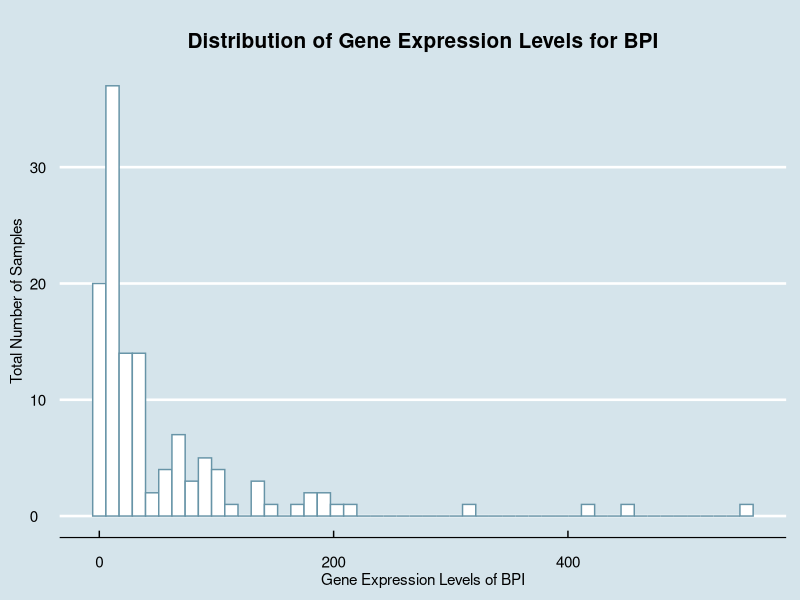
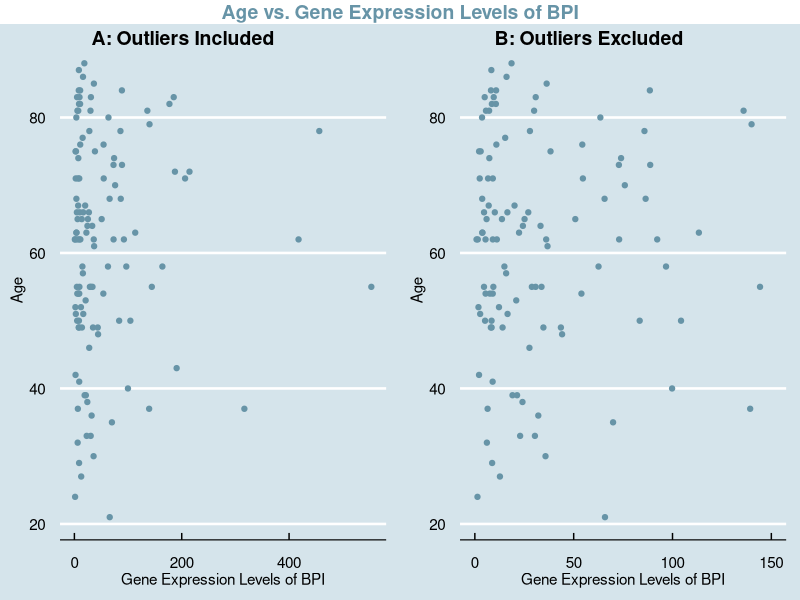
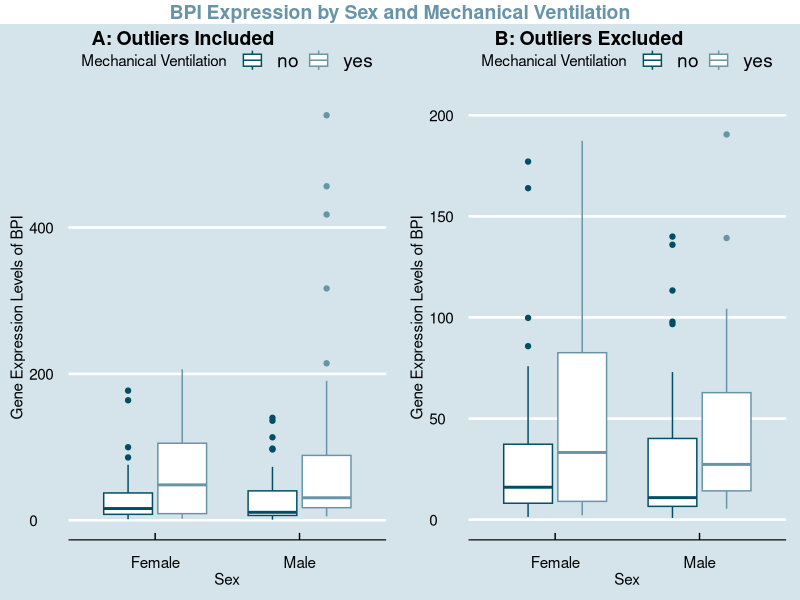
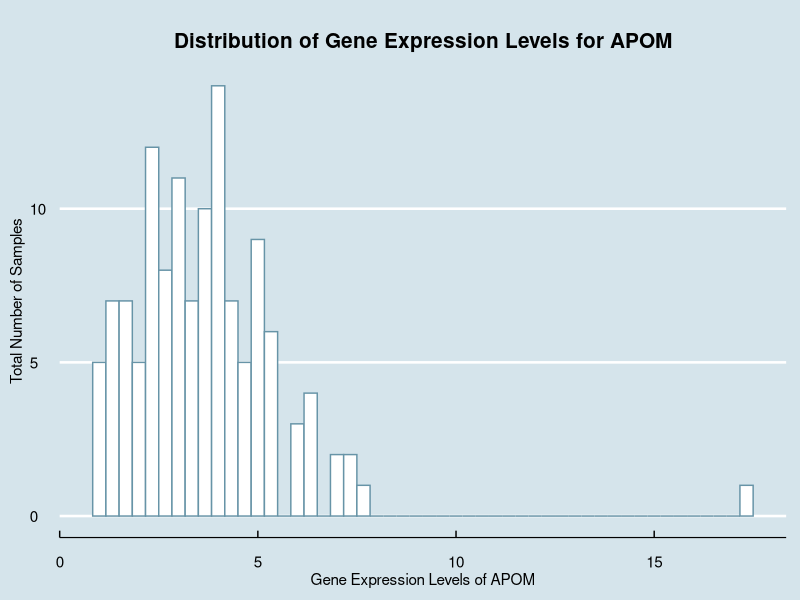
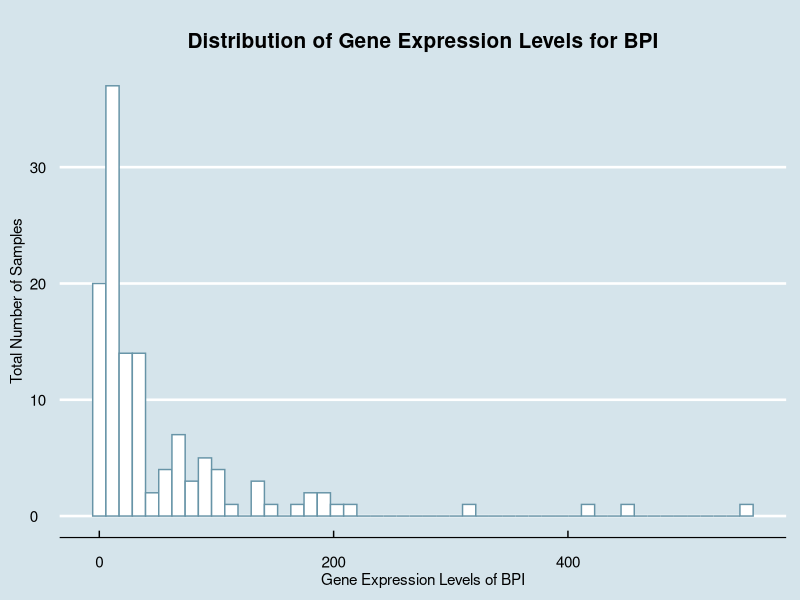
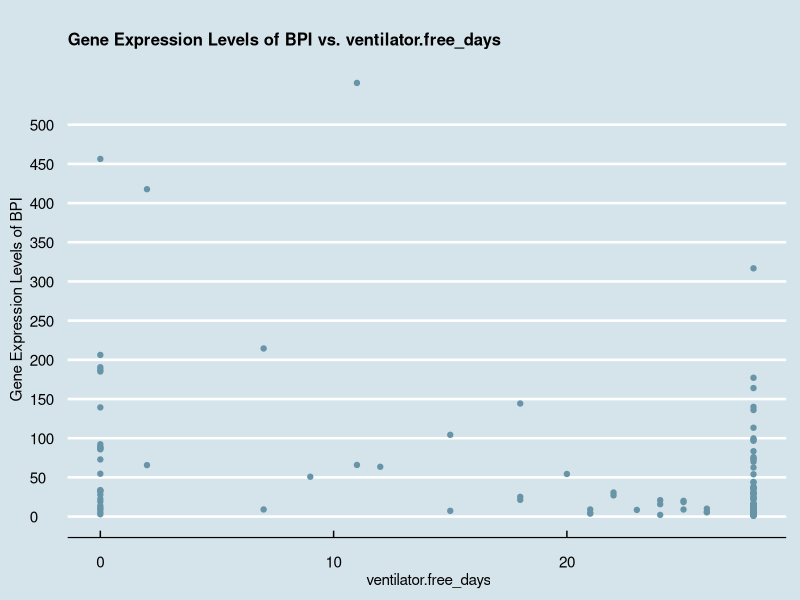
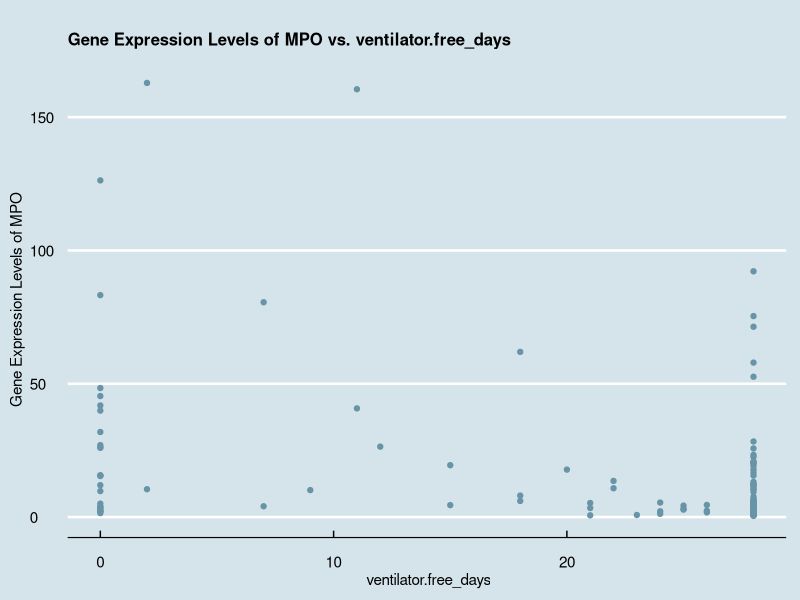
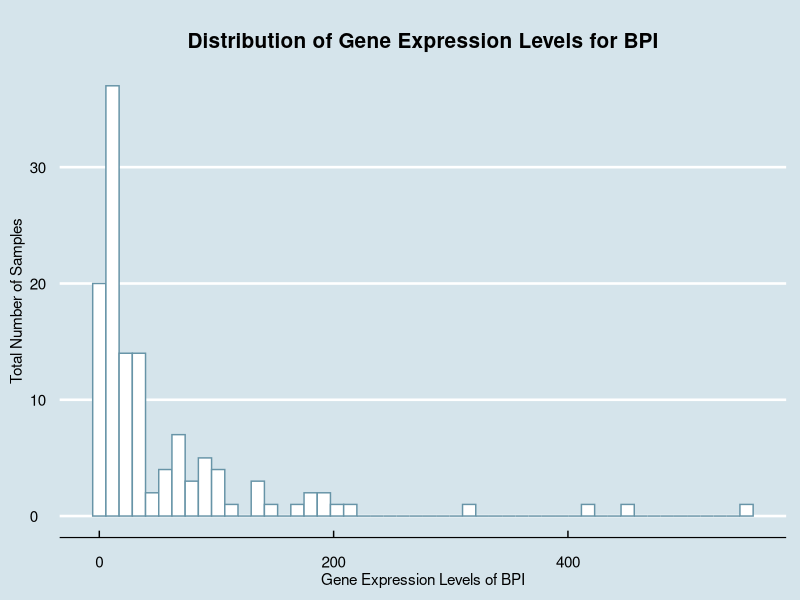

These figures' R source, in order:
## ---- chunk 1
knitr::opts_chunk$set(echo = TRUE)
library(ggplot2)
library(ggthemes)
library(ggpubr)
library(gridExtra)
library(dplyr)
## ---- chunk 2
metadata <- read.csv("QBS103_finalProject_metadata.csv", row.names = 1)
gene_exp <- read.csv("QBS103_finalProject_geneExpression.csv", row.names = 1)
## ---- chunk 3
#chosen gene: BPI - bactericidal permeability increasing protein - Plays a role in the immune response against bacterial infections, can kill the bacterial by targeting their cell membrane and can also increase permeability of cell membranes, encodes a lipopolysaccharide binding protein and helps with regulating inflammatory responses - information from https://www.ncbi.nlm.nih.gov/gene/671#summary

BPI <- gene_exp["BPI",]
BPI <- as.data.frame(t(BPI)) #transposes the matrix
metadata_BPI <- cbind(metadata, BPI) #creates one data frame with all BPI data
suppressWarnings(metadata_BPI$age <- as.integer(metadata_BPI$age))
## ---- chunk 4
#creates histogram of BPI

ggplot(metadata_BPI, aes(x = BPI)) + geom_histogram(color = "#6794a7", fill = "white", bins = 50) + 
  labs(x = "Gene Expression Levels of BPI", y = "Total Number of Samples", title = "Distribution of Gene Expression Levels for BPI") + 
  theme_economist() + 
  scale_fill_economist() + 
  theme(plot.title = element_text(size=15, face="bold", margin = margin(10, 0, 10, 0), hjust = (0.5)), axis.title.x = element_text(vjust=-0.40), axis.title.y= element_text(vjust=2 ))

# interpretation - shows the distribution of BPI gene expression in the samples. there are more studies with lower gene expression levels of BPI with a smaller amount of samples showing higher levels of expression levels. the majority of samples are seen below the threshold of 200.
## ---- chunk 5
#chosen continuous covariate: age

#creates scatterplot with BPI and age
suppressWarnings(scatter_outliers <- ggplot(metadata_BPI, aes(x = BPI, y = age)) + 
  geom_point(color = "#6794a7", fill = "white") + 
  labs(x = "Gene Expression Levels of BPI", y = "Age") + 
  theme_economist() + 
  scale_fill_economist() + 
  theme(plot.title = element_text(size=12, face="bold", margin = margin(10, 0, 10, 0)), axis.title.x = element_text(vjust=-0.40), axis.title.y= element_text(vjust=2)))

#creates scatterplot with BPI and age and sets x-axis range from 0 to 150 for easier viewing
suppressWarnings(scatter_no_outliers <- ggplot(metadata_BPI, aes(x = BPI, y = age)) + 
  geom_point(color = "#6794a7", fill = "white") + 
  labs(x = "Gene Expression Levels of BPI", y = "Age") + 
  theme_economist() + 
  scale_fill_economist() + 
  theme(plot.title = element_text(size=12, face="bold", margin = margin(10, 0, 10, 0)), axis.title.x = element_text(vjust=-0.40), axis.title.y= element_text(vjust=2)) + 
  xlim(0, 150))

#creates scatterplot of both previous plots combined
suppressWarnings(new_scatter <- ggarrange(scatter_outliers, scatter_no_outliers,ncol=2, labels = c("A: Outliers Included", "B: Outliers Excluded"))) 

#adds title to the combined plot
suppressWarnings(annotate_figure(new_scatter, top = text_grob("Age vs. Gene Expression Levels of BPI", color = "#6794a7", face = "bold", size = 14)))

#interpretation - shows the relationship between BPI gene expression and ages of individuals sampled. there is not necessarily a clear relationship that can be observed in this graph without further analysis. the points seem to be clustered towards the lower gene expression levels around ages 50-85.
## ---- chunk 6
#chosen categorical covariates: sex and mechanical ventilation

#create new dataset with the row of data where sex = "unknown"
unknown_removed <- metadata_BPI
unknown_removed <- metadata_BPI[metadata_BPI$sex != " unknown", ]

#creates scatterplot with BPI, sex, and mechanical ventilation
suppressWarnings(box_outliers <- ggplot(unknown_removed,aes(x = sex,y = BPI, color = mechanical_ventilation)) + geom_boxplot() + scale_x_discrete(labels = c("Female", "Male")) + labs(x = "Sex", y = "Gene Expression Levels of BPI", color = "Mechanical Ventilation") + theme_economist() + scale_color_manual(values = c('#014d64','#6794a7')) + theme(plot.title = element_text(size=15, face="bold", margin = margin(10, 0, 10, 0), hjust = (0.5)), axis.title.x = element_text(vjust=-0.40), axis.title.y= element_text(vjust=2))) 

#creates scatterplot with BPI, sex, and mechanical ventilation and sets y-axis range from 0 to 200 for easier viewing
suppressWarnings(box_no_outliers <- ggplot(unknown_removed,aes(x = sex,y = BPI, color = mechanical_ventilation)) + geom_boxplot() + scale_x_discrete(labels = c("Female", "Male")) + labs(x = "Sex", y = "Gene Expression Levels of BPI", color = "Mechanical Ventilation") + theme_economist() + scale_color_manual(values = c('#014d64','#6794a7')) + theme(plot.title = element_text(size=15, face="bold", margin = margin(10, 0, 10, 0), hjust = (0.5)), axis.title.x = element_text(vjust=-0.40), axis.title.y= element_text(vjust=2)) + ylim(0, 200))

#creates boxplot of both previous plots combined
suppressWarnings(new_box <- ggarrange(box_outliers, box_no_outliers,ncol=2, labels = c("A: Outliers Included", "B: Outliers Excluded")))

#adds title to the combined plot
annotate_figure(new_box, top = text_grob("BPI Expression by Sex and Mechanical Ventilation", color = "#6794a7", face = "bold", size = 14))

#interpretation - shows distribution of BPI gene expression across sexes and ventilation categories. from the graph on the right, we can see that the samples with mechanical ventilation have a higher mean gene expression level. this is true for both males and females. the mechanical ventilation groups have a higher iqr when compared to the groups without mechanical ventilation. the females from the study seem to have a higher mean gene expression level than the males.
## ---- chunk 7
#CODE WORKS FOR BOXPLOT 
all_graphs <- function(data, genes, gene_exp, metadata) {
  graphs <- list()
  for (gene in genes) {
    gene_data <- as.numeric(t(gene_exp[gene, ]))
    metadata_gene <- cbind(metadata, gene_data)
    
    box <- ggplot(metadata_gene, aes(x = gene_data)) +
      geom_histogram(color = "#6794a7", fill = "white", bins = 50) + 
      labs(x = paste("Gene Expression Levels of", gene), y = "Total Number of Samples", title = paste("Distribution of Gene Expression Levels for", gene)) + 
      theme_economist() + 
      scale_fill_economist() + 
      theme(plot.title = element_text(size = 15, face = "bold", margin = margin(10, 0, 10, 0), hjust = 0.5),
            axis.title.x = element_text(vjust = -0.4),
            axis.title.y = element_text(vjust = 2))
    
    graphs[[gene]] <- box
  }
  return(graphs)
}
  
selected_genes <- c("APOM", "BPI")  # Add the gene names you want to plot

multiple_graphs <- all_graphs(data = gene_exp, genes = selected_genes, gene_exp = gene_exp, metadata = metadata)

print(multiple_graphs)

## ---- chunk 8
#CODE WORKS FOR SCATTER
all_graphs <- function(data, genes, covariate, gene_exp, metadata) {
  graphs <- list()
  for (gene in genes) {
    gene_data <- as.numeric(t(gene_exp[gene, ]))
    metadata_gene <- cbind(metadata, gene_data)
    metadata_gene$covariate <- as.integer(metadata_gene[[covariate]])
    metadata_gene <- metadata_gene[!is.na(metadata_gene$covariate), ]

    scatter_outliers <- ggplot(metadata_gene, aes(x = `covariate`, y = gene_data)) + 
      geom_point(color = "#6794a7", fill = "white") + 
      labs(x = paste("", covariate) , y = paste("Gene Expression Levels of", gene), title = paste("", covariate, "vs. Gene Expression Levels of", gene)) + 
      theme_economist() + 
      scale_fill_economist() + 
      theme(plot.title = element_text(size=12, face="bold", margin = margin(10, 0, 10, 0)), axis.title.x = element_text(vjust=-0.40), axis.title.y = element_text(vjust = 2)) + scale_x_continuous(breaks = seq(0, 100, by = 10)) + scale_y_continuous(breaks = seq(0, 500, by = 50)) + 
      ggtitle(paste("Gene Expression Levels of", gene, "vs.", covariate))

    
    graphs[[gene]] <- scatter_outliers

  }
  return(graphs)
}
selected_genes <- c("BPI", "MPO")  # Add the gene names you want to plot

multiple_graphs <- all_graphs(data = gene_exp, genes = selected_genes, covariate = "ventilator.free_days", gene_exp = gene_exp, metadata = metadata)

print(multiple_graphs)


## ---- chunk 9
#CODE FOR COMBNIIED SCATTER AND BOX WORKS
all_graphs <- function(data, genes, gene_exp, covariate, metadata) {
  graphs <- list()
  for (gene in genes) {
    gene_data <- as.numeric(t(gene_exp[gene, ]))
    metadata_gene <- cbind(metadata, gene_data)
    
    box <- ggplot(metadata_gene, aes(x = gene_data)) +
      geom_histogram(color = "#6794a7", fill = "white", bins = 50) + 
      labs(x = paste("Gene Expression Levels of", gene), y = "Total Number of Samples", title = paste("Distribution of Gene Expression Levels for", gene)) + 
      theme_economist() + 
      scale_fill_economist() + 
      theme(plot.title = element_text(size = 15, face = "bold", margin = margin(10, 0, 10, 0), hjust = 0.5),
            axis.title.x = element_text(vjust = -0.4),
            axis.title.y = element_text(vjust = 2))
    
    metadata_gene$covariate <- as.integer(metadata_gene[[covariate]])
    metadata_gene <- metadata_gene[!is.na(metadata_gene$covariate), ]

    scatter_outliers <- ggplot(metadata_gene, aes(x = `covariate`, y = gene_data)) + 
      geom_point(color = "#6794a7", fill = "white") + 
      labs(x = paste("", covariate) , y = paste("Gene Expression Levels of", gene), title = paste("", covariate, "vs. Gene Expression Levels of", gene)) + 
      theme_economist() + 
      scale_fill_economist() + 
      theme(plot.title = element_text(size=12, face="bold", margin = margin(10, 0, 10, 0)), axis.title.x = element_text(vjust=-0.40), axis.title.y = element_text(vjust = 2)) + scale_x_continuous(breaks = seq(0, 100, by = 10)) + scale_y_continuous(breaks = seq(0, 500, by = 50)) + 
      ggtitle(paste("Gene Expression Levels of", gene, "vs.", covariate))

    plots <- list(box = box, scatter = scatter_outliers)
    graphs[[gene]] <- plots
    
  }
  return(graphs)
}
  
selected_genes <- c("BPI", "MPO")

multiple_graphs <- all_graphs(data = gene_exp, genes = selected_genes, covariate = "age", gene_exp = gene_exp, metadata = metadata)

for (gene in selected_genes) {
  print(multiple_graphs[[gene]]$box)
  print(multiple_graphs[[gene]]$scatter)
}
